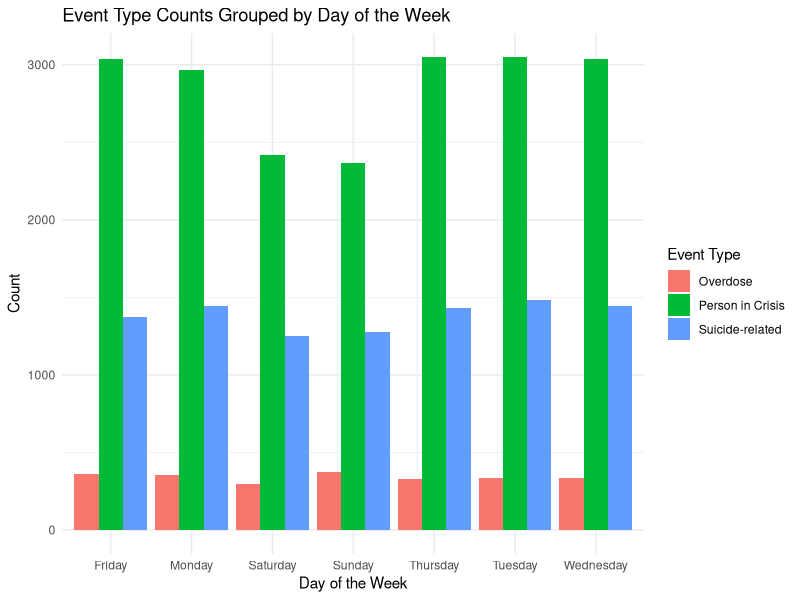
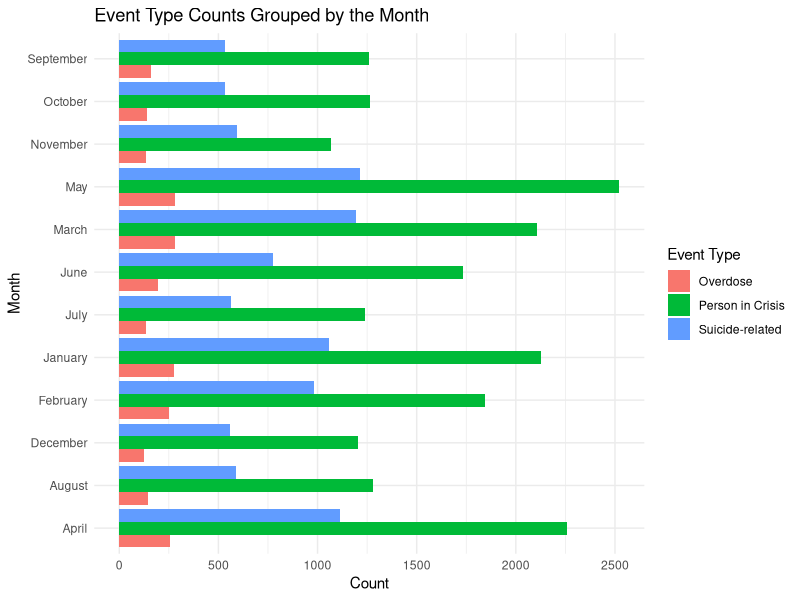
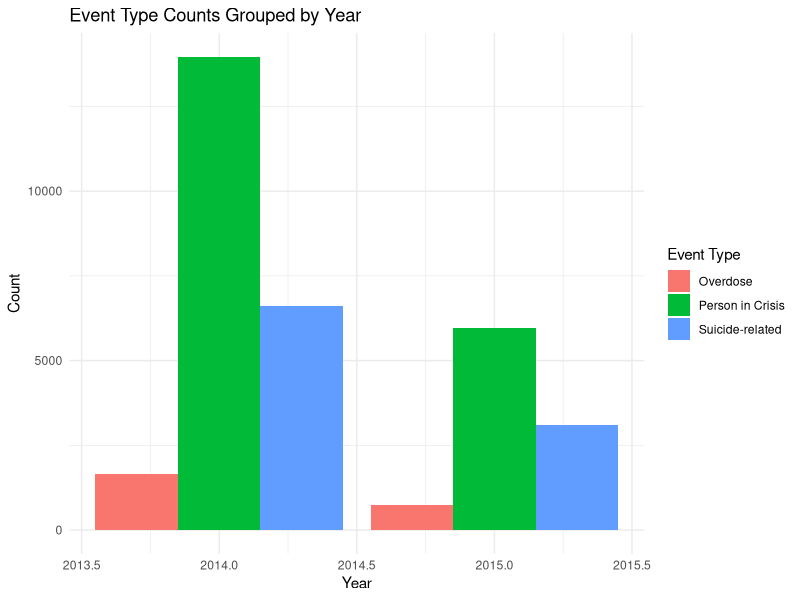
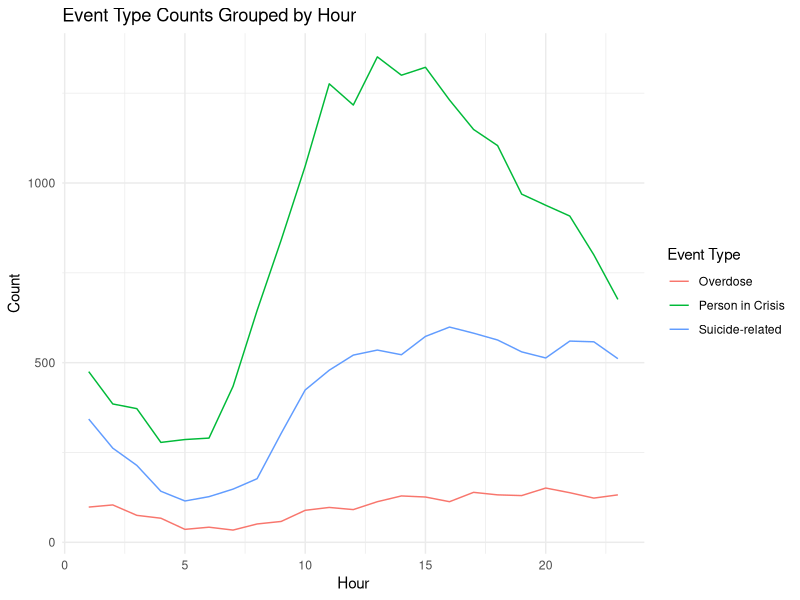
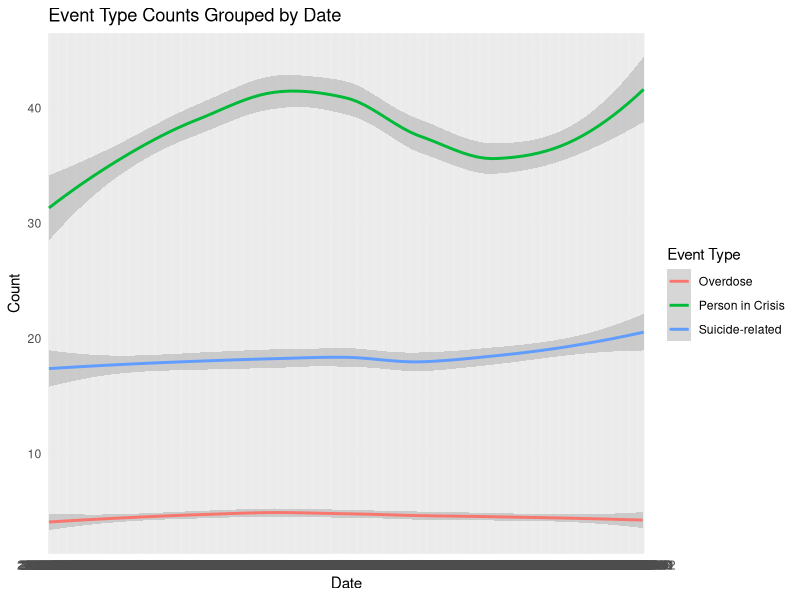
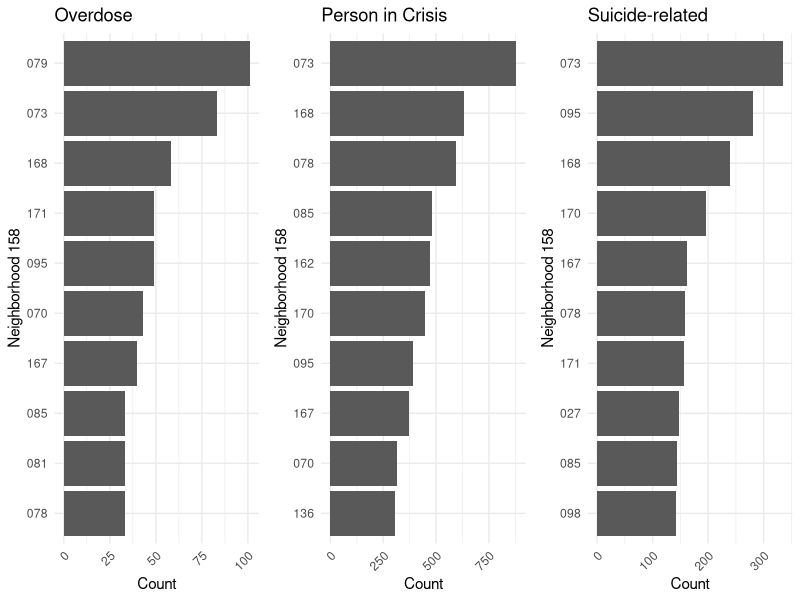
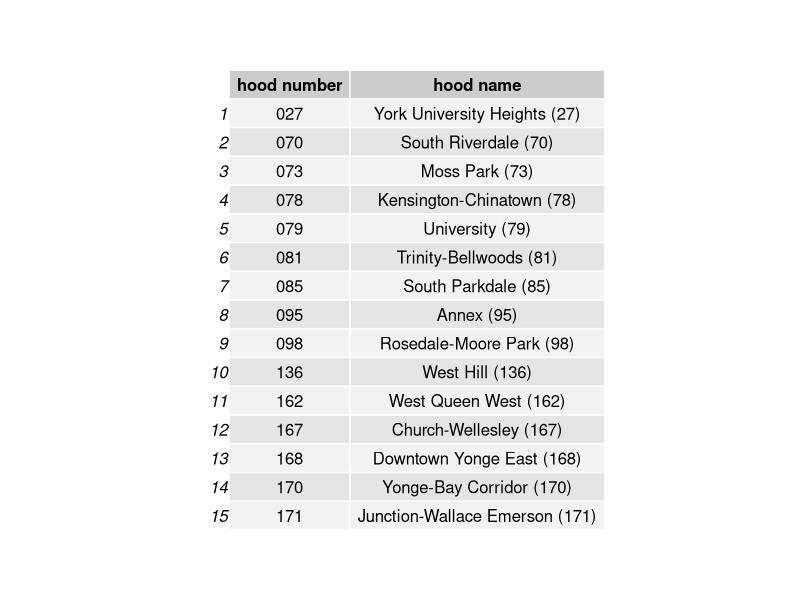

Write the R code that produced these figures, in order. (Note: this script raises an error after producing the figures.)
## ---- chunk 1
#| include: false
#| warning: false
#| message: false

library(tidyverse)
library(ggplot2)
library(gridExtra)
library(cowplot)
## ---- chunk 2
#| include: false
#| warning: false
#| message: false
data <- read.csv("../data/analysis_data/piccfsa.csv")
## ---- chunk 3
#| label: fig-dow
#| fig-cap: Event Type Counts Grouped by Day of the Week
#| echo: false
#| warning: false
#| message: false
ggplot(data, aes(x = event_dow, fill = event_type)) + 
  geom_bar(position = "dodge") + 
  labs(title = "Event Type Counts Grouped by Day of the Week", 
       x = "Day of the Week", 
       y = "Count",
       fill = "Event Type") +
  theme_minimal()
## ---- chunk 4
#| label: fig-month
#| fig-cap: Event Type Counts Grouped by the Month
#| echo: false
#| warning: false
#| message: false
ggplot(data, aes(x = event_month, fill = event_type)) + 
  geom_bar(position = "dodge") + 
  labs(title = "Event Type Counts Grouped by the Month", 
       x = "Month", 
       y = "Count",
       fill = "Event Type") +
  theme_minimal() +
  coord_flip()
## ---- chunk 5
#| label: fig-year
#| fig-cap: Event Type Counts Grouped by Year
#| echo: false
#| warning: false
#| message: false

ggplot(data, aes(x = event_year, fill = event_type)) + 
  geom_bar(position = "dodge") + 
  labs(title = "Event Type Counts Grouped by Year", 
       x = "Year", 
       y = "Count",
       fill = "Event Type") +
  theme_minimal()
## ---- chunk 6
#| label: fig-hour
#| fig-cap: Event Type Counts Grouped by Hour of the Day
#| echo: false
#| warning: false
#| message: false
df_summarized <- data %>%
  group_by(event_hour, event_type) %>%
  summarise(count = n()) %>%
  ungroup()

# Create the line plot
ggplot(df_summarized, aes(x = event_hour, y = count, color = event_type, group = event_type)) + 
  geom_line() + 
  labs(title = "Event Type Counts Grouped by Hour", 
       x = "Hour", 
       y = "Count", 
       color = "Event Type") +
  theme_minimal()
## ---- chunk 7
#| label: fig-date
#| fig-cap: Event Type Counts Grouped by Date
#| echo: false
#| warning: false
#| message: false
df_summarized <- data %>%
  group_by(event_date, event_type) %>%
  summarise(count = n()) %>%
  ungroup()

# Create the line plot
ggplot(df_summarized, aes(x = event_date, y = count, color = event_type, group = event_type)) + 
  geom_smooth() + 
  labs(title = "Event Type Counts Grouped by Date", 
       x = "Date", 
       y = "Count", 
       color = "Event Type") +
  theme_minimal()
## ---- chunk 8
#| label: fig-hood
#| fig-cap: Event Counts in Neighbourhood Grouped by Event Type
#| echo: false
#| warning: false
#| message: false
# Step 1: Summarize the data by counting occurrences of each event_type
df_summarized <- data %>%
  group_by(hood_158, event_type) %>%
  summarise(count = n()) %>%
  ungroup()

# Step 2: Split the summarized data into separate data frames for each event_type
event_types <- unique(df_summarized$event_type)

# Create a list to hold the top 10 data frames and plots
df_list <- list()
plot_list <- list()
hood_list <- c()

for (event in event_types) {
  # Filter the top 10 neighborhoods for the current event type
  df_top10 <- df_summarized %>%
    filter(event_type == event) %>%
    arrange(desc(count)) %>%
    head(10)
  
  # Save the data frame to the list
  df_list[[event]] <- df_top10
  hood_list <- c(hood_list, df_top10$hood_158)
  
  # Step 3: Create a bar plot for the top 10 neighborhoods for the current event type
  plot <- ggplot(df_top10, aes(x = reorder(hood_158, count), y = count)) + 
    geom_bar(stat = "identity") + 
    labs(title = event, 
         x = "Neighborhood 158", 
         y = "Count") +
    theme_minimal() +
    theme(axis.text.x = element_text(angle = 45, hjust = 1)) +
    coord_flip()
  
  # Save the plot to the list
  plot_list[[event]] <- plot
}

# Step 4: Combine the individual plots using cowplot
combined_plot <- cowplot::plot_grid(plotlist = plot_list, ncol = 3)

# Step 5: Display the combined plot
print(combined_plot)
## ---- chunk 9
#| label: tab_hood
#| fig-cap: A Look-up Table for Hood Number and Hood Name
#| echo: false
#| warning: false
#| message: false
# Step: Get a look-up table
hood_set <- unique(hood_list)
neighborhood_table <- data %>%
  select(hood_158, neighbourhood_158) %>%
  distinct() %>%
  filter(hood_158 %in% hood_set) %>%
  arrange(hood_158) %>%
  rename("hood number" = hood_158,  
         "hood name" = neighbourhood_158)

grid.arrange(grid.table(neighborhood_table))
